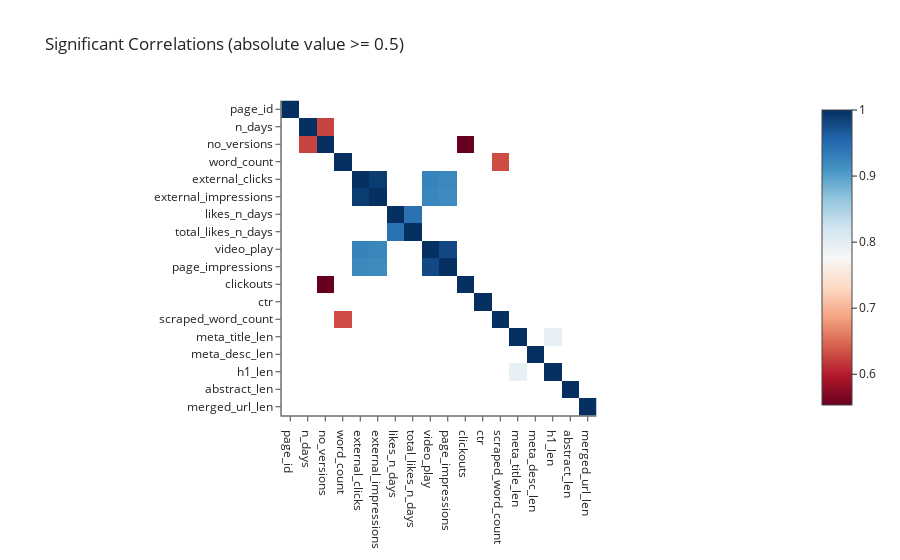

Notebook code for this chart:
### Code cell
# Compute the correlation matrix
corr_matrix = df[num_variables].corr()

# Set the threshold for significant correlations
threshold = 0.5  # You can adjust this threshold as needed

# Create a mask to filter out insignificant correlations
mask = np.abs(corr_matrix) >= threshold
corr_matrix_filtered = corr_matrix[mask]

# Print the filtered correlation matrix
print(corr_matrix_filtered)

# Create heatmap of filtered correlation matrix
fig = px.imshow(corr_matrix_filtered, color_continuous_scale='RdBu', title='Significant Correlations (absolute value >= 0.5)')
fig.show()

### Figure 1 — Plotly figure (JSON) as saved in the notebook; plotly's stock layout.template omitted (floating-point values rounded to 4 significant figures; data arrays with more than 128 entries replaced by an {"elided": "..."} marker saying what was removed)
{"data": [{"coloraxis": "coloraxis", "hovertemplate": "x: %{x}<br>y: %{y}<br>color: %{z}<extra></extra>", "name": "0", "type": "heatmap", "x": ["page_id", "n_days", "no_versions", "word_count", "external_clicks", "external_impressions", "likes_n_days", "total_likes_n_days", "video_play", "page_impressions", "clickouts", "ctr", "scraped_word_count", "meta_title_len", "meta_desc_len", "h1_len", "abstract_len", "merged_url_len"], "xaxis": "x", "y": ["page_id", "n_days", "no_versions", "word_count", "external_clicks", "external_impressions", "likes_n_days", "total_likes_n_days", "video_play", "page_impressions", "clickouts", "ctr", "scraped_word_count", "meta_title_len", "meta_desc_len", "h1_len", "abstract_len", "merged_url_len"], "yaxis": "y", "z": {"elided": "18x18 float values"}}], "layout": {"coloraxis": {"colorscale": [[0, "rgb(103,0,31)"], [0.1, "rgb(178,24,43)"], [0.2, "rgb(214,96,77)"], [0.3, "rgb(244,165,130)"], [0.4, "rgb(253,219,199)"], [0.5, "rgb(247,247,247)"], [0.6, "rgb(209,229,240)"], [0.7, "rgb(146,197,222)"], [0.8, "rgb(67,147,195)"], [0.9, "rgb(33,102,172)"], [1, "rgb(5,48,97)"]]}, "title": {"text": "Significant Correlations (absolute value >= 0.5)"}, "xaxis": {"anchor": "y", "constrain": "domain", "domain": [0, 1], "scaleanchor": "y"}, "yaxis": {"anchor": "x", "autorange": "reversed", "constrain": "domain", "domain": [0, 1]}}}
